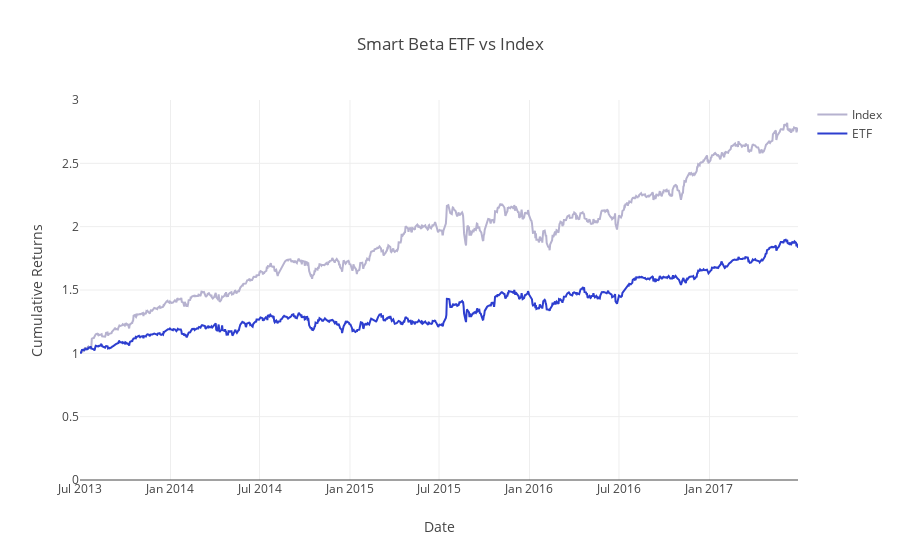

Notebook cell for this chart:
### Markdown cell above
### 查看数据
使用 `calculate_cumulative_returns` 生成 ETF 和指数累积收益率并比较二者。

### Code cell
index_weighted_cumulative_returns = calculate_cumulative_returns(index_weighted_returns)
etf_weighted_cumulative_returns = calculate_cumulative_returns(etf_weighted_returns)
project_helper.plot_benchmark_returns(index_weighted_cumulative_returns, etf_weighted_cumulative_returns, 'Smart Beta ETF vs Index')

### Figure 1 — Plotly figure (JSON) as saved in the notebook; plotly's stock layout.template omitted (floating-point values rounded to 4 significant figures; data arrays with more than 128 entries replaced by an {"elided": "..."} marker saying what was removed)
{"data": [{"line": {"color": "#B6B2CF"}, "name": "Index", "type": "scatter", "x": {"elided": "1009 str values"}, "y": {"elided": "1009 float values"}}, {"line": {"color": "#2D3ECF"}, "name": "ETF", "type": "scatter", "x": {"elided": "1009 str values"}, "y": {"elided": "1009 float values"}}], "layout": {"title": "Smart Beta ETF vs Index", "xaxis": {"title": "Date"}, "yaxis": {"range": [0, 3], "title": "Cumulative Returns"}}}
